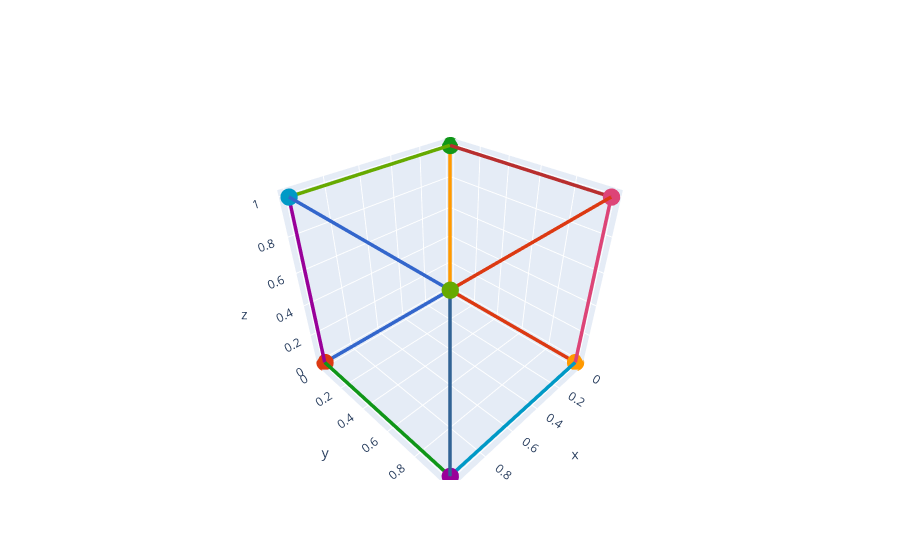

The code cell stored with this chart in its notebook:
### Code cell
nodal_positions = [
    [0,0,0],
    [1,0,0],
    [0,1,0],
    [0,0,1],
    [1,1,0],
    [1,0,1],
    [0,1,1],
    [1,1,1]
]
edge_adjacency = [
    [0,1],
    [0,2],
    [0,3],
    [1,4],
    [1,5],
    [2,4],
    [2,6],
    [3,5],
    [3,6],
    [4,7],
    [5,7],
    [6,7]
]
lat = Lattice(nodal_positions=nodal_positions, edge_adjacency=edge_adjacency)
plotting.plotly_unit_cell_3d(lat).show()

### Figure 1 — Plotly figure (JSON) as saved in the notebook; plotly's stock layout.template omitted (floating-point values rounded to 4 significant figures)
{"data": [{"marker": {"color": ["#3366CC", "#DC3912", "#FF9900", "#109618", "#990099", "#0099C6", "#DD4477", "#66AA00"], "size": 6}, "mode": "markers", "name": "nodes", "showlegend": false, "text": [0, 1, 2, 3, 4, 5, 6, 7], "textfont": {"size": 14}, "type": "scatter3d", "x": [0, 1, 0, 0, 1, 1, 0, 1], "y": [0, 0, 1, 0, 1, 0, 1, 1], "z": [0, 0, 0, 1, 0, 1, 1, 1]}, {"connectgaps": false, "hoverinfo": "none", "line": {"color": ["#3366CC", "#3366CC", "#3366CC", "#DC3912", "#DC3912", "#DC3912", "#FF9900", "#FF9900", "#FF9900", "#109618", "#109618", "#109618", "#990099", "#990099", "#990099", "#0099C6", "#0099C6", "#0099C6", "#DD4477", "#DD4477", "#DD4477", "#66AA00", "#66AA00", "#66AA00", "#B82E2E", "#B82E2E", "#B82E2E", "#316395", "#316395", "#316395", "#3366CC", "#3366CC", "#3366CC", "#DC3912", "#DC3912", "#DC3912"], "width": 7}, "mode": "lines", "name": "edges", "showlegend": false, "type": "scatter3d", "x": [0, 1, null, 0, 0, null, 0, 0, null, 1, 1, null, 1, 1, null, 0, 1, null, 0, 0, null, 0, 1, null, 0, 0, null, 1, 1, null, 1, 1, null, 0, 1, null], "y": [0, 0, null, 0, 1, null, 0, 0, null, 0, 1, null, 0, 0, null, 1, 1, null, 1, 1, null, 0, 0, null, 0, 1, null, 1, 1, null, 0, 1, null, 1, 1, null], "z": [0, 0, null, 0, 0, null, 0, 1, null, 0, 0, null, 0, 1, null, 0, 0, null, 0, 1, null, 1, 1, null, 1, 1, null, 0, 1, null, 1, 1, null, 1, 1, null]}], "layout": {"title": {"text": ""}}}
